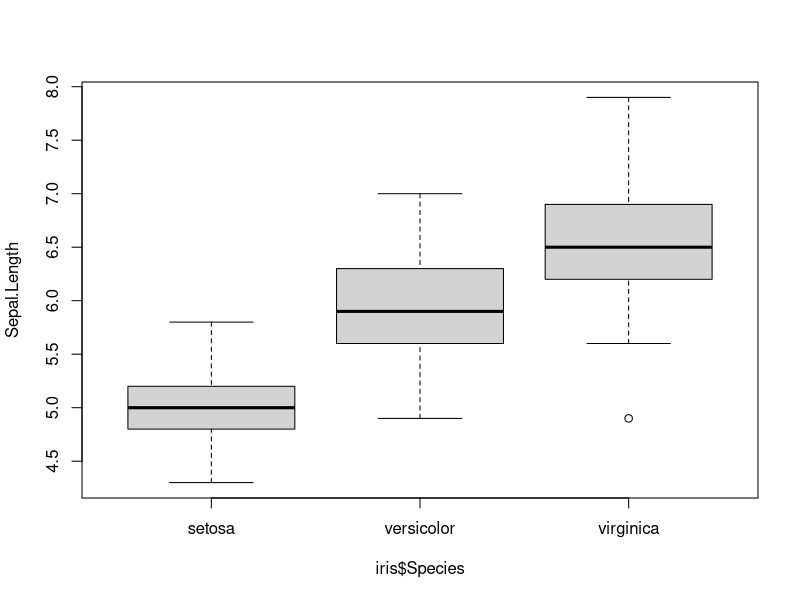
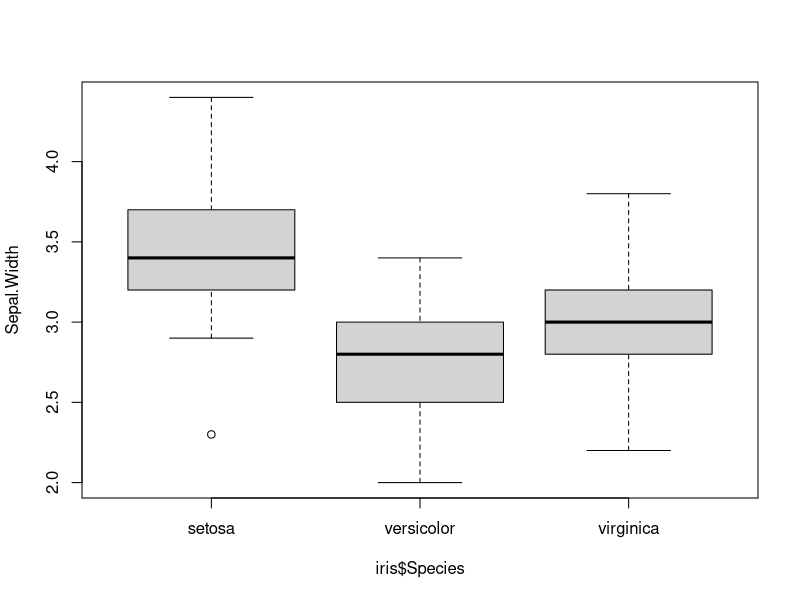
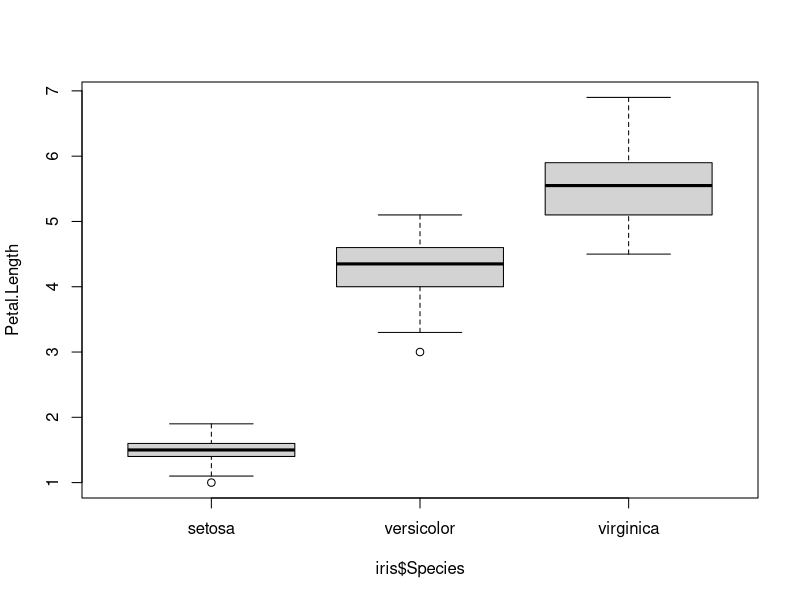
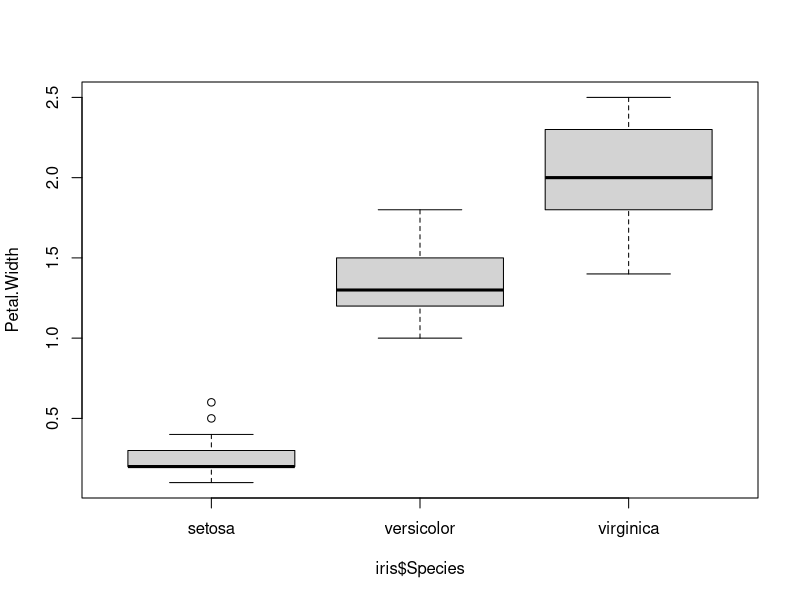
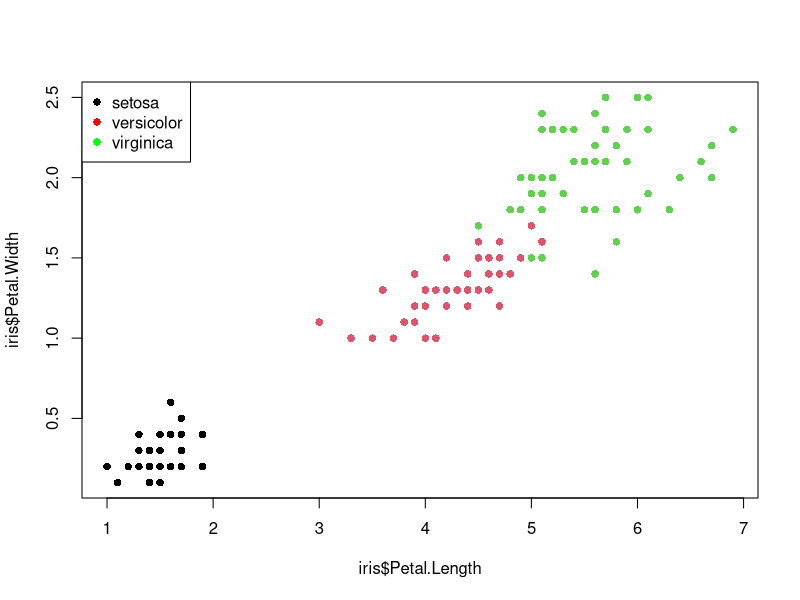
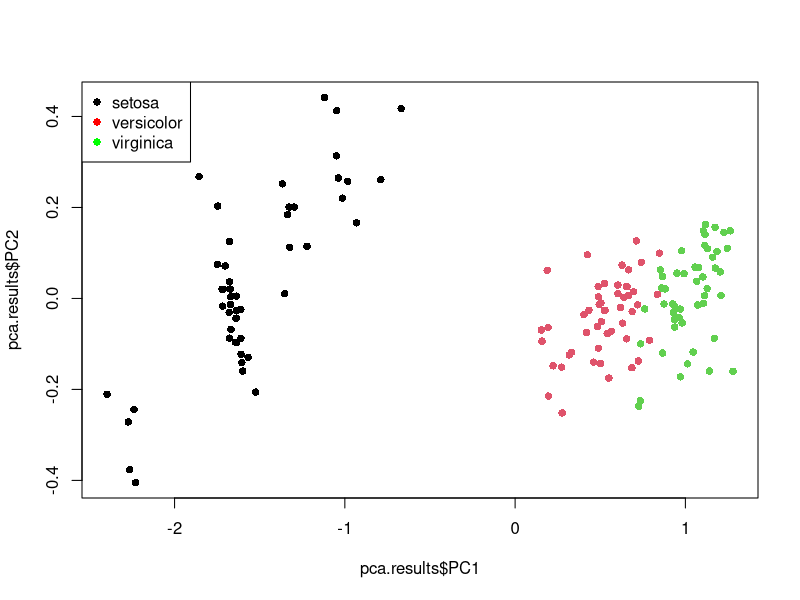
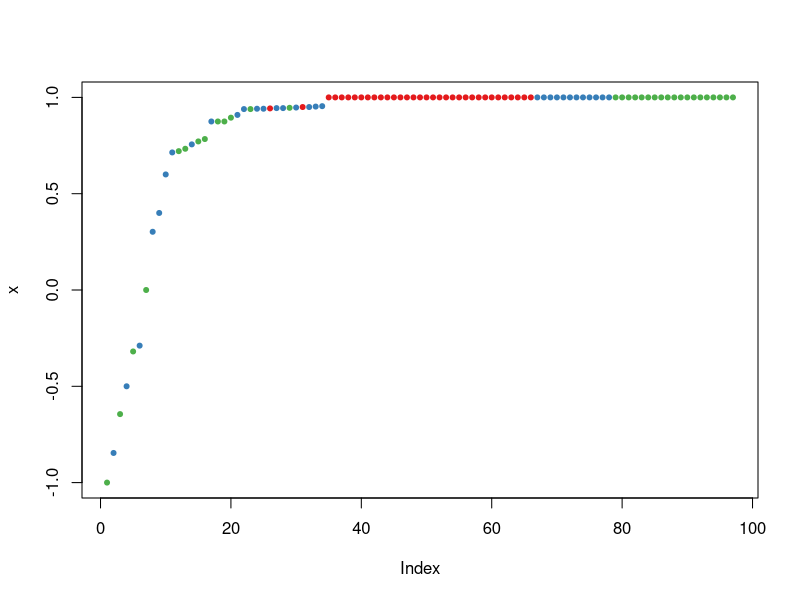

These figures' R source, in order:
## ---- chunk 1
knitr::opts_chunk$set(echo = TRUE)
## ---- chunk 2
 set.seed(12345)
 data(iris)
 dim(iris)
 iris[1:5,1:5]
 table(iris$Species)
 boxplot(iris$Sepal.Length ~ iris$Species,ylab="Sepal.Length")
 boxplot(iris$Sepal.Width ~ iris$Species,ylab="Sepal.Width")
 boxplot(iris$Petal.Length ~ iris$Species,ylab="Petal.Length")
 boxplot(iris$Petal.Width ~ iris$Species,ylab="Petal.Width")
 
## ---- chunk 3
 plot(iris$Petal.Length,iris$Petal.Width,col=iris$Species,pch=16)
 legend( x="topleft", 
        legend=levels(as.factor(iris$Species)),
        col=c("black","red","green"), 
        pch=c(16) )
 
## ---- chunk 4
log.ir <- log(iris[, 1:4])
ir.species <- iris[, 5]
 
ir.pca <- prcomp(log.ir,
                 center = TRUE,
                 scale. = FALSE) 
ir.pca
pca.results<-cbind(as.data.frame(ir.pca$x),ir.species)
head(pca.results)
plot(pca.results$PC1,pca.results$PC2,col=pca.results$ir.species,pch=16)
 legend( x="topleft", 
        legend=levels(as.factor(pca.results$ir.species)),
        col=c("black","red","green"), 
        pch=c(16) )
## ---- chunk 5
ind <- sample(2,nrow(iris),replace=TRUE,prob=c(0.7,0.3))
table(ind)
trainData <- iris[ind==1,]
testData <- iris[ind==2,]
dim(trainData)
dim(testData)
head(trainData)
head(testData)
## ---- chunk 6
library(randomForest)
iris_rf <- randomForest(Species~.,data=trainData,ntree=100,proximity=TRUE)
print(iris_rf)
#table(predict(iris_rf),trainData$Species)
## ---- chunk 7
importance(iris_rf)
## ---- chunk 8
  irisPred<-predict(iris_rf,newdata=testData)
  table(irisPred, testData$Species)
## ---- chunk 9
plot(margin(iris_rf,testData$Species))
## ---- chunk 10
  #The number of correct predictions
  print(sum(irisPred==testData$Species))
  #out of this many datapoints used to test the prediction
  print(length(testData$Species)) 
 
  #the accuracy
  print(sum(irisPred==testData$Species)/length(testData$Species))
